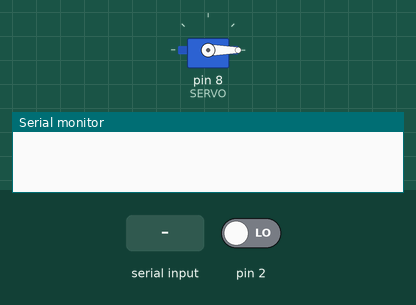
Recording of a sketch running on a simulated Arduino Uno, built with avr-gcc and run on an emulated ATmega328P. Shown: servo, the last lines printed to the serial monitor. The inputs (shaded band) are chosen by the test bench; at power-on: pin 2 LOW. Random numbers use the default seed unless the sketch sets one.

Above: at 1.2 s.
1.3 s: "g\n" received over Serial
At 2.5 s:
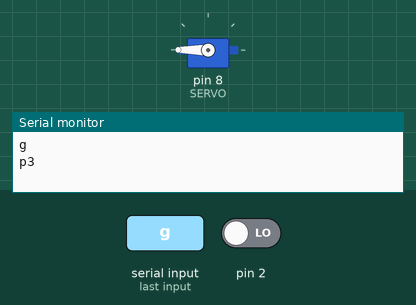
2.8 s: pin 2 driven HIGH
5.8 s: "s\n" received over Serial
Timing chart, 0 to 8.8 s (numbered marks = the images above; inputs shaded):
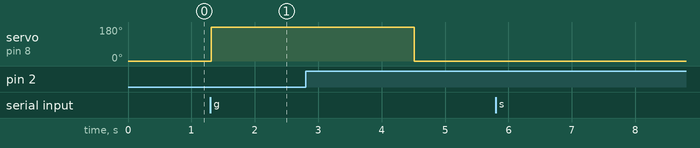

The sketch:

servoTest.ino
```cpp
#include <Servo.h>

const int SERVO = 8;
const int BUTTON_INT=0;

Servo myServo;

int initialAngle = 0;

unsigned long startTime;
float nowTime;

bool flag = 0;
bool interruptFlag = 0;

void setup() {
  myServo.attach(SERVO);
  attachInterrupt(BUTTON_INT, systemFinish, RISING);
  myServo.write(0);
  Serial.begin(9600);
}

void loop() {
  system_start();
  if(flag == 1){
    headShake();
  }
}

void system_start() {
  String buffer;

  while(Serial.available()) { //시리얼 버퍼가 차있을 때만 읽어옴
    char data = Serial.read();
    if(data == '\n') {
      break;
    }
    else {
      buffer = buffer + data;
    }
    delay(10);
  }

  if(buffer == "g") { //서버에서 스타트 신호를 받았을 때로 바꿀
    startTime = millis();
    flag = 1;
    interruptFlag = 0;
    Serial.println(buffer);
  }
  else if(buffer == "s") {
    flag = 0;
    Serial.println(buffer);
  }

}

void headShake() {
  int select = random(100);

  if(interruptFlag == 1) {
    flag = 0;
  }

  if(select >= 80) {  // *수정 : 하나의 함수로 랜덤 값을 이용하여 delay인자로 바로 사용할 수 있으면 수
    pattern0();
  }
  else if(select >= 40) {
    pattern1();
  }
  else {
    pattern2();
  }

}

void pattern0() {
  if(flag == 1) {
    //greenlight 시간 랜덤으로 할 것, 음성을 출력할 것 (sd카드 사운드 활용)
    myServo.write(180);
    Serial.println("p1");
    delay(1100);
    myServo.write(0);
    delay(3000);

  }
}

void pattern1() {
  if(flag == 1) {
    //greenlight 시간 랜덤으로 할 것, 음성을 출력할 것 (sd카드 사운드 활용)
    myServo.write(180);
    Serial.println("p2");
    delay(2300);
    myServo.write(0);
    delay(3000);
  }
}

void pattern2() {
  if(flag == 1) {
    //greenlight 시간 랜덤으로 할 것, 음성을 출력할 것 (sd카드 사운드 활용)
    myServo.write(180);
    Serial.println("p3");
    delay(3200);
    myServo.write(0);
    delay(3000);
  }
}

void systemFinish() { //버튼 누름을 단 한 번만 인식하도록 만들어야 함, 시스템이 스타트 상태일 때만 인터럽트 발생하게할 것
    Serial.println("intrrupt!");
    interruptFlag = 1;
    nowTime = (millis() - startTime) / 1000.0;
    Serial.println(nowTime, 1);

    //경과 시간을 서버로 보내줄 것
}

//움직임을 걸렸을 때 음성 출력
```

Measured:
- after the input at 1.3 s, servo on pin 8 (SERVO): 0° → 180° at once
